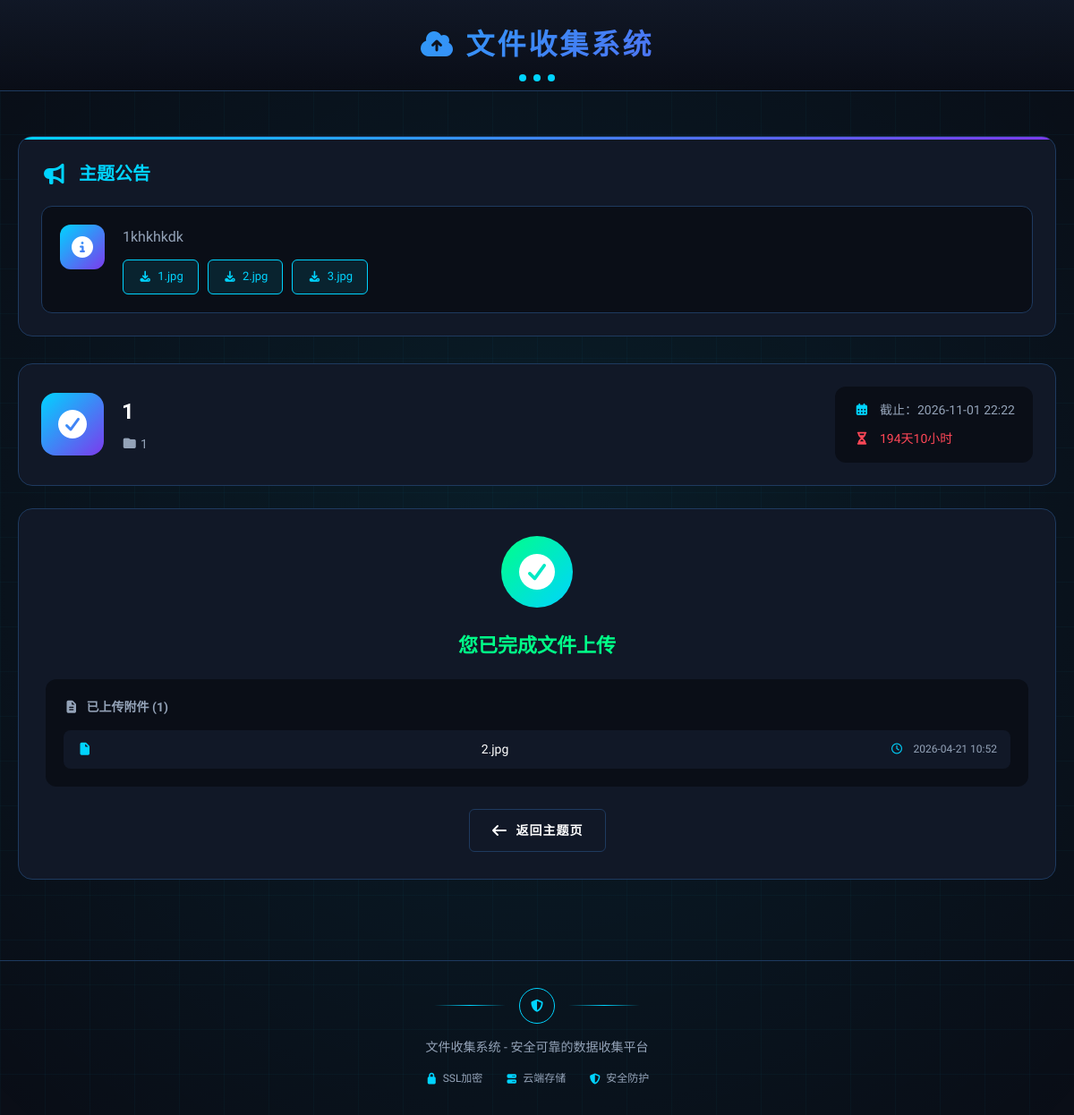
Page /upload/1 on the earlier database version.
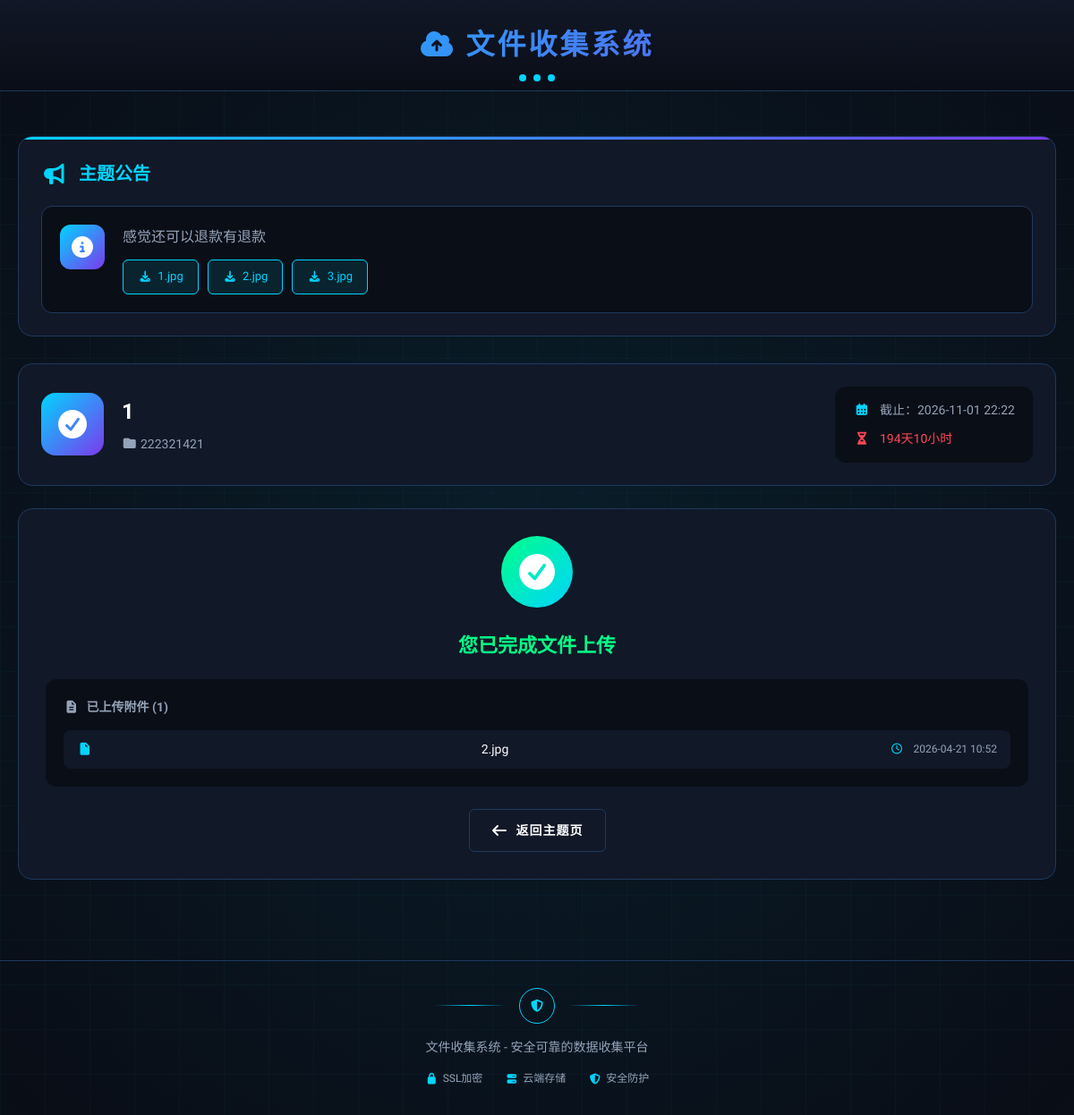
Same page on the later database version.
### models.py (models this page shows)
class CollectionTheme(db.Model):
    id = db.Column(db.Integer, primary_key=True)
    title = db.Column(db.String(200), nullable=False)
    description = db.Column(db.Text)
    announcement = db.Column(db.Text)
    deadline = db.Column(db.DateTime, nullable=False)
    created_at = db.Column(db.DateTime, default=datetime.utcnow)
    is_active = db.Column(db.Boolean, default=True)
    collector_name = db.Column(db.String(100))
    collection_objects = db.relationship('CollectionObject', backref='theme', lazy=True, cascade='all, delete-orphan')
    attachments = db.relationship('ThemeAttachment', backref='theme', lazy=True, cascade='all, delete-orphan')

### routes.py (the view, shortened to what this page needs)
    @app.route('/upload/<int:object_id>', methods=['GET', 'POST'])
    def upload_page(object_id):
        collection_object = CollectionObject.query.get_or_404(object_id)
        theme = collection_object.theme
        attachments = Attachment.query.filter_by(collection_object_id=object_id).all()
        return render_template('upload.html', obj=collection_object, theme=theme, attachments=attachments)

### app/templates/upload.html (shortened to what this page needs)
{% extends "base.html" %}
{% block content %}
<div class="container">
    {% if theme.announcement %}
    <section class="announcement-section">
        <h2><i class="fas fa-bullhorn"></i> 主题公告</h2>
        <div class="announcements">
            <div class="announcement-item announcement-themed">
                <div class="announcement-icon">
                    <i class="fas fa-info-circle"></i>
                </div>
                <div class="announcement-content">
                    {% if theme.announcement %}
                    <p>{{ theme.announcement }}</p>
                    {% endif %}
                    {% if theme.attachments %}
                    <div class="attachment-list">
                        {% for att in theme.attachments %}
                        <a href="{{ url_for('download_theme_attachment', attachment_id=att.id) }}" class="btn-download">
                            <i class="fas fa-download"></i> {{ att.original_name }}
                        </a>
                        {% endfor %}
                    </div>
                    {% endif %}
                </div>
            </div>
        </div>
    </section>
    {% endif %}
    <div class="upload-page-header">
        <div class="upload-user-info">
            <div class="upload-avatar">
                <i class="fas {% if obj.is_completed %}fa-check-circle{% else %}fa-user{% endif %}"></i>
            </div>
            <div class="upload-user-detail">
                <h2>{{ obj.name }}</h2>
                <p><i class="fas fa-folder"></i> {{ theme.title }}</p>
            </div>
        </div>
        <div class="upload-meta">
            <div class="meta-item">
                <i class="fas fa-calendar-alt"></i>
                <span>截止：{{ theme.deadline.strftime('%Y-%m-%d %H:%M') }}</span>
            </div>
            <div class="meta-item time-warning">
                <i class="fas fa-hourglass-half"></i>
                <span>{{ theme.deadline|time_remaining }}</span>
            </div>
        </div>
    </div>
    {% if obj.is_completed %}
    <div class="upload-completed-card">
        <div class="completed-icon">
            <i class="fas fa-check-circle"></i>
        </div>
        <div class="completed-content">
            <h3>您已完成文件上传</h3>
            <div class="uploaded-files-mini">
                <h4><i class="fas fa-file-alt"></i> 已上传附件 ({{ attachments|length }})</h4>
                <ul>
                    {% for att in attachments %}
                    <li>
                        <i class="fas fa-file"></i> {{ att.original_name }}
                        <span class="upload-time"><i class="far fa-clock"></i> {{ att.uploaded_at.strftime('%Y-%m-%d %H:%M') }}</span>
                    </li>
                    {% endfor %}
                </ul>
            </div>
        </div>
        <div class="completed-actions">
            <a href="{{ url_for('theme_detail', theme_id=theme.id) }}" class="btn btn-secondary">
                <i class="fas fa-arrow-left"></i> 返回主题页
            </a>
        </div>
    </div>
    {% endif %}
</div>
{% endblock %}

Differences in the rows shown:
changed CollectionTheme "194天10小时": announcement "1khkhkdk" → "感觉还可以退款有退款"; title "1" → "222321421"
